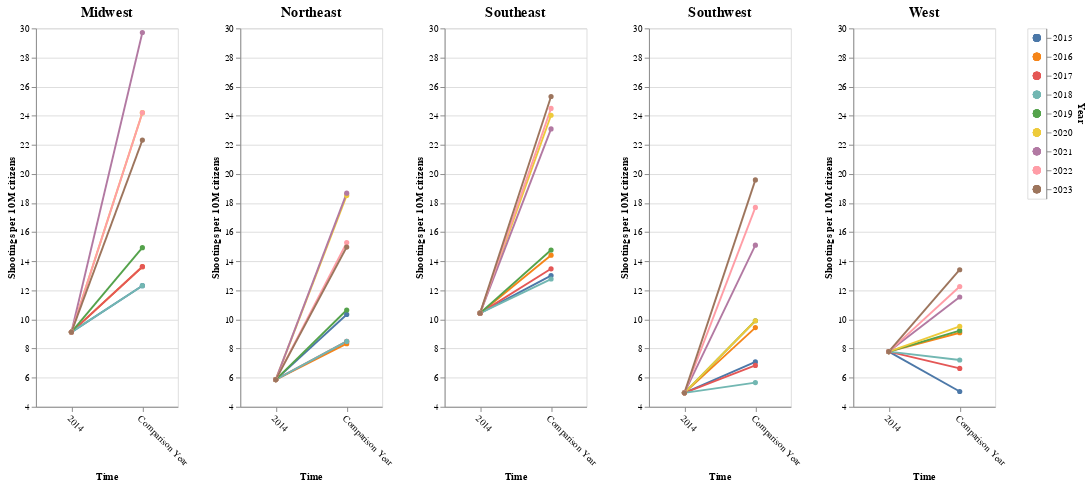

Here is the notebook cell this chart was saved with:
### Markdown cell above
**Slopechart plotting**

### Code cell
select_year = alt.selection_point(encodings = ['color'])

color = alt.condition(select_year,
                      alt.Color('Year:N', legend = None),
                      alt.value('rgba(169, 169, 169, 0.3)')) # different color and lower opacity

slopecharts_regions = list()
region_dfs = [mass_shootings_midwest, mass_shootings_northeast, mass_shootings_southeast, mass_shootings_southwest, mass_shootings_west]
region_names = ['Midwest', 'Northeast', 'Southeast', 'Southwest', 'West']

for i in range(len(region_dfs)):
    df = region_dfs[i]
    region = region_names[i]

    slopechart = alt.Chart(df).mark_line(point = True).encode(
        x = alt.X('Comparison:N',
                  title = 'Time',
                  axis = alt.Axis(labelAngle = 45)), # horizontal placement for better readibility
        y = alt.Y('Shootings per 10M citizens:Q',
              scale = alt.Scale(domain = [4,30]),
              title = 'Shootings per 10M citizens'),
        color = color,
        tooltip = 'Shootings per 10M citizens:Q'
    ).properties(title = alt.TitleParams(
        text = f'{region}',
        fontSize = 15,
        color = 'black',
        fontWeight='bold'),
                 width = 150,
                 height = 400
    ).add_params(select_year)

    slopecharts_regions.append(slopechart)

legend = alt.Chart(mass_shootings_regions).mark_circle(size = 70).encode(
    alt.Y('Year:N').axis(orient='right'),
    color = color,
).add_params(select_year)

Q2_slopecharts = alt.hconcat(*slopecharts_regions)
Q2_slopecharts_final = Q2_slopecharts | legend
Q2_slopecharts_final

### Figure 1 — Vega-Lite specification as saved in the notebook (floating-point values rounded to 4 significant figures)
{"config": {"view": {"continuousWidth": 300, "continuousHeight": 300}}, "hconcat": [{"data": {"name": "data-e469faecc0c52c2a9ba306e24687dbc8"}, "mark": {"type": "line", "point": true}, "encoding": {"color": {"condition": {"param": "param_37", "field": "Year", "legend": null, "type": "nominal"}, "value": "rgba(169, 169, 169, 0.3)"}, "tooltip": {"field": "Shootings per 10M citizens", "type": "quantitative"}, "x": {"axis": {"labelAngle": 45}, "field": "Comparison", "title": "Time", "type": "nominal"}, "y": {"field": "Shootings per 10M citizens", "scale": {"domain": [4, 30]}, "title": "Shootings per 10M citizens", "type": "quantitative"}}, "height": 400, "name": "view_199", "title": {"text": "Midwest", "color": "black", "fontSize": 15, "fontWeight": "bold"}, "width": 150}, {"data": {"name": "data-b296f9a8bbbafa5f88b9c7c2c27a3a7d"}, "mark": {"type": "line", "point": true}, "encoding": {"color": {"condition": {"param": "param_37", "field": "Year", "legend": null, "type": "nominal"}, "value": "rgba(169, 169, 169, 0.3)"}, "tooltip": {"field": "Shootings per 10M citizens", "type": "quantitative"}, "x": {"axis": {"labelAngle": 45}, "field": "Comparison", "title": "Time", "type": "nominal"}, "y": {"field": "Shootings per 10M citizens", "scale": {"domain": [4, 30]}, "title": "Shootings per 10M citizens", "type": "quantitative"}}, "height": 400, "name": "view_200", "title": {"text": "Northeast", "color": "black", "fontSize": 15, "fontWeight": "bold"}, "width": 150}, {"data": {"name": "data-a1efab011cce67ede3f51baa02968fc3"}, "mark": {"type": "line", "point": true}, "encoding": {"color": {"condition": {"param": "param_37", "field": "Year", "legend": null, "type": "nominal"}, "value": "rgba(169, 169, 169, 0.3)"}, "tooltip": {"field": "Shootings per 10M citizens", "type": "quantitative"}, "x": {"axis": {"labelAngle": 45}, "field": "Comparison", "title": "Time", "type": "nominal"}, "y": {"field": "Shootings per 10M citizens", "scale": {"domain": [4, 30]}, "title": "Shootings per 10M citizens", "type": "quantitative"}}, "height": 400, "name": "view_201", "title": {"text": "Southeast", "color": "black", "fontSize": 15, "fontWeight": "bold"}, "width": 150}, {"data": {"name": "data-d039ec7ee299028166ecefd5c011b65a"}, "mark": {"type": "line", "point": true}, "encoding": {"color": {"condition": {"param": "param_37", "field": "Year", "legend": null, "type": "nominal"}, "value": "rgba(169, 169, 169, 0.3)"}, "tooltip": {"field": "Shootings per 10M citizens", "type": "quantitative"}, "x": {"axis": {"labelAngle": 45}, "field": "Comparison", "title": "Time", "type": "nominal"}, "y": {"field": "Shootings per 10M citizens", "scale": {"domain": [4, 30]}, "title": "Shootings per 10M citizens", "type": "quantitative"}}, "height": 400, "name": "view_202", "title": {"text": "Southwest", "color": "black", "fontSize": 15, "fontWeight": "bold"}, "width": 150}, {"data": {"name": "data-cff194c40defb84c8248a5f47f37b3a5"}, "mark": {"type": "line", "point": true}, "encoding": {"color": {"condition": {"param": "param_37", "field": "Year", "legend": null, "type": "nominal"}, "value": "rgba(169, 169, 169, 0.3)"}, "tooltip": {"field": "Shootings per 10M citizens", "type": "quantitative"}, "x": {"axis": {"labelAngle": 45}, "field": "Comparison", "title": "Time", "type": "nominal"}, "y": {"field": "Shootings per 10M citizens", "scale": {"domain": [4, 30]}, "title": "Shootings per 10M citizens", "type": "quantitative"}}, "height": 400, "name": "view_203", "title": {"text": "West", "color": "black", "fontSize": 15, "fontWeight": "bold"}, "width": 150}, {"data": {"name": "data-6a229ef8028a837cc4092b7f2d0230b2"}, "mark": {"type": "circle", "size": 70}, "encoding": {"color": {"condition": {"param": "param_37", "field": "Year", "legend": null, "type": "nominal"}, "value": "rgba(169, 169, 169, 0.3)"}, "y": {"axis": {"orient": "right"}, "field": "Year", "type": "nominal"}}, "name": "view_204"}], "params": [{"name": "param_37", "select": {"type": "point", "encodings": ["color"]}, "views": ["view_199", "view_200", "view_201", "view_202", "view_203", "view_204"]}], "$schema": "https://vega.github.io/schema/vega-lite/v5.20.1.json", "datasets": {"data-e469faecc0c52c2a9ba306e24687dbc8": [{"Region": "Midwest", "Year": 2015, "Shootings per 10M citizens": 12.32, "Comparison": "Comparison Year"}, {"Region": "Midwest", "Year": 2016, "Shootings per 10M citizens": 13.63, "Comparison": "Comparison Year"}, {"Region": "Midwest", "Year": 2017, "Shootings per 10M citizens": 13.63, "Comparison": "Comparison Year"}, {"Region": "Midwest", "Year": 2018, "Shootings per 10M citizens": 12.32, "Comparison": "Comparison Year"}, {"Region": "Midwest", "Year": 2019, "Shootings per 10M citizens": 14.93, "Comparison": "Comparison Year"}, {"Region": "Midwest", "Year": 2020, "Shootings per 10M citizens": 24.21, "Comparison": "Comparison Year"}, {"Region": "Midwest", "Year": 2021, "Shootings per 10M citizens": 29.72, "Comparison": "Comparison Year"}, {"Region": "Midwest", "Year": 2022, "Shootings per 10M citizens": 24.21, "Comparison": "Comparison Year"}, {"Region": "Midwest", "Year": 2023, "Shootings per 10M citizens": 22.32, "Comparison": "Comparison Year"}, {"Region": "Midwest", "Year": 2015, "Shootings per 10M citizens": 9.132, "Comparison": "2014"}, {"Region": "Midwest", "Year": 2016, "Shootings per 10M citizens": 9.132, "Comparison": "2014"}, {"Region": "Midwest", "Year": 2017, "Shootings per 10M citizens": 9.132, "Comparison": "2014"}, {"Region": "Midwest", "Year": 2018, "Shootings per 10M citizens": 9.132, "Comparison": "2014"}, {"Region": "Midwest", "Year": 2019, "Shootings per 10M citizens": 9.132, "Comparison": "2014"}, {"Region": "Midwest", "Year": 2020, "Shootings per 10M citizens": 9.132, "Comparison": "2014"}, {"Region": "Midwest", "Year": 2021, "Shootings per 10M citizens": 9.132, "Comparison": "2014"}, {"Region": "Midwest", "Year": 2022, "Shootings per 10M citizens": 9.132, "Comparison": "2014"}, {"Region": "Midwest", "Year": 2023, "Shootings per 10M citizens": 9.132, "Comparison": "2014"}], "data-b296f9a8bbbafa5f88b9c7c2c27a3a7d": [{"Region": "Northeast", "Year": 2015, "Shootings per 10M citizens": 10.34, "Comparison": "Comparison Year"}, {"Region": "Northeast", "Year": 2016, "Shootings per 10M citizens": 8.336, "Comparison": "Comparison Year"}, {"Region": "Northeast", "Year": 2017, "Shootings per 10M citizens": 8.491, "Comparison": "Comparison Year"}, {"Region": "Northeast", "Year": 2018, "Shootings per 10M citizens": 8.491, "Comparison": "Comparison Year"}, {"Region": "Northeast", "Year": 2019, "Shootings per 10M citizens": 10.65, "Comparison": "Comparison Year"}, {"Region": "Northeast", "Year": 2020, "Shootings per 10M citizens": 18.53, "Comparison": "Comparison Year"}, {"Region": "Northeast", "Year": 2021, "Shootings per 10M citizens": 18.68, "Comparison": "Comparison Year"}, {"Region": "Northeast", "Year": 2022, "Shootings per 10M citizens": 15.28, "Comparison": "Comparison Year"}, {"Region": "Northeast", "Year": 2023, "Shootings per 10M citizens": 14.97, "Comparison": "Comparison Year"}, {"Region": "Northeast", "Year": 2015, "Shootings per 10M citizens": 5.866, "Comparison": "2014"}, {"Region": "Northeast", "Year": 2016, "Shootings per 10M citizens": 5.866, "Comparison": "2014"}, {"Region": "Northeast", "Year": 2017, "Shootings per 10M citizens": 5.866, "Comparison": "2014"}, {"Region": "Northeast", "Year": 2018, "Shootings per 10M citizens": 5.866, "Comparison": "2014"}, {"Region": "Northeast", "Year": 2019, "Shootings per 10M citizens": 5.866, "Comparison": "2014"}, {"Region": "Northeast", "Year": 2020, "Shootings per 10M citizens": 5.866, "Comparison": "2014"}, {"Region": "Northeast", "Year": 2021, "Shootings per 10M citizens": 5.866, "Comparison": "2014"}, {"Region": "Northeast", "Year": 2022, "Shootings per 10M citizens": 5.866, "Comparison": "2014"}, {"Region": "Northeast", "Year": 2023, "Shootings per 10M citizens": 5.866, "Comparison": "2014"}], "data-a1efab011cce67ede3f51baa02968fc3": [{"Region": "Southeast", "Year": 2015, "Shootings per 10M citizens": 13.01, "Comparison": "Comparison Year"}, {"Region": "Southeast", "Year": 2016, "Shootings per 10M citizens": 14.42, "Comparison": "Comparison Year"}, {"Region": "Southeast", "Year": 2017, "Shootings per 10M citizens": 13.48, "Comparison": "Comparison Year"}, {"Region": "Southeast", "Year": 2018, "Shootings per 10M citizens": 12.78, "Comparison": "Comparison Year"}, {"Region": "Southeast", "Year": 2019, "Shootings per 10M citizens": 14.77, "Comparison": "Comparison Year"}, {"Region": "Southeast", "Year": 2020, "Shootings per 10M citizens": 24.03, "Comparison": "Comparison Year"}, {"Region": "Southeast", "Year": 2021, "Shootings per 10M citizens": 23.09, "Comparison": "Comparison Year"}, {"Region": "Southeast", "Year": 2022, "Shootings per 10M citizens": 24.5, "Comparison": "Comparison Year"}, {"Region": "Southeast", "Year": 2023, "Shootings per 10M citizens": 25.32, "Comparison": "Comparison Year"}, {"Region": "Southeast", "Year": 2015, "Shootings per 10M citizens": 10.43, "Comparison": "2014"}, {"Region": "Southeast", "Year": 2016, "Shootings per 10M citizens": 10.43, "Comparison": "2014"}, {"Region": "Southeast", "Year": 2017, "Shootings per 10M citizens": 10.43, "Comparison": "2014"}, {"Region": "Southeast", "Year": 2018, "Shootings per 10M citizens": 10.43, "Comparison": "2014"}, {"Region": "Southeast", "Year": 2019, "Shootings per 10M citizens": 10.43, "Comparison": "2014"}, {"Region": "Southeast", "Year": 2020, "Shootings per 10M citizens": 10.43, "Comparison": "2014"}, {"Region": "Southeast", "Year": 2021, "Shootings per 10M citizens": 10.43, "Comparison": "2014"}, {"Region": "Southeast", "Year": 2022, "Shootings per 10M citizens": 10.43, "Comparison": "2014"}, {"Region": "Southeast", "Year": 2023, "Shootings per 10M citizens": 10.43, "Comparison": "2014"}], "data-d039ec7ee299028166ecefd5c011b65a": [{"Region": "Southwest", "Year": 2015, "Shootings per 10M citizens": 7.08, "Comparison": "Comparison Year"}, {"Region": "Southwest", "Year": 2016, "Shootings per 10M citizens": 9.44, "Comparison": "Comparison Year"}, {"Region": "Southwest", "Year": 2017, "Shootings per 10M citizens": 6.844, "Comparison": "Comparison Year"}, {"Region": "Southwest", "Year": 2018, "Shootings per 10M citizens": 5.664, "Comparison": "Comparison Year"}, {"Region": "Southwest", "Year": 2019, "Shootings per 10M citizens": 9.912, "Comparison": "Comparison Year"}, {"Region": "Southwest", "Year": 2020, "Shootings per 10M citizens": 9.912, "Comparison": "Comparison Year"}, {"Region": "Southwest", "Year": 2021, "Shootings per 10M citizens": 15.1, "Comparison": "Comparison Year"}, {"Region": "Southwest", "Year": 2022, "Shootings per 10M citizens": 17.7, "Comparison": "Comparison Year"}, {"Region": "Southwest", "Year": 2023, "Shootings per 10M citizens": 19.59, "Comparison": "Comparison Year"}, {"Region": "Southwest", "Year": 2015, "Shootings per 10M citizens": 4.956, "Comparison": "2014"}, {"Region": "Southwest", "Year": 2016, "Shootings per 10M citizens": 4.956, "Comparison": "2014"}, {"Region": "Southwest", "Year": 2017, "Shootings per 10M citizens": 4.956, "Comparison": "2014"}, {"Region": "Southwest", "Year": 2018, "Shootings per 10M citizens": 4.956, "Comparison": "2014"}, {"Region": "Southwest", "Year": 2019, "Shootings per 10M citizens": 4.956, "Comparison": "2014"}, {"Region": "Southwest", "Year": 2020, "Shootings per 10M citizens": 4.956, "Comparison": "2014"}, {"Region": "Southwest", "Year": 2021, "Shootings per 10M citizens": 4.956, "Comparison": "2014"}, {"Region": "Southwest", "Year": 2022, "Shootings per 10M citizens": 4.956, "Comparison": "2014"}, {"Region": "Southwest", "Year": 2023, "Shootings per 10M citizens": 4.956, "Comparison": "2014"}], "data-cff194c40defb84c8248a5f47f37b3a5": [{"Region": "West", "Year": 2015, "Shootings per 10M citizens": 5.049, "Comparison": "Comparison Year"}, {"Region": "West", "Year": 2016, "Shootings per 10M citizens": 9.088, "Comparison": "Comparison Year"}, {"Region": "West", "Year": 2017, "Shootings per 10M citizens": 6.636, "Comparison": "Comparison Year"}, {"Region": "West", "Year": 2018, "Shootings per 10M citizens": 7.213, "Comparison": "Comparison Year"}, {"Region": "West", "Year": 2019, "Shootings per 10M citizens": 9.233, "Comparison": "Comparison Year"}, {"Region": "West", "Year": 2020, "Shootings per 10M citizens": 9.521, "Comparison": "Comparison Year"}, {"Region": "West", "Year": 2021, "Shootings per 10M citizens": 11.54, "Comparison": "Comparison Year"}, {"Region": "West", "Year": 2022, "Shootings per 10M citizens": 12.26, "Comparison": "Comparison Year"}, {"Region": "West", "Year": 2023, "Shootings per 10M citizens": 13.42, "Comparison": "Comparison Year"}, {"Region": "West", "Year": 2015, "Shootings per 10M citizens": 7.79, "Comparison": "2014"}, {"Region": "West", "Year": 2016, "Shootings per 10M citizens": 7.79, "Comparison": "2014"}, {"Region": "West", "Year": 2017, "Shootings per 10M citizens": 7.79, "Comparison": "2014"}, {"Region": "West", "Year": 2018, "Shootings per 10M citizens": 7.79, "Comparison": "2014"}, {"Region": "West", "Year": 2019, "Shootings per 10M citizens": 7.79, "Comparison": "2014"}, {"Region": "West", "Year": 2020, "Shootings per 10M citizens": 7.79, "Comparison": "2014"}, {"Region": "West", "Year": 2021, "Shootings per 10M citizens": 7.79, "Comparison": "2014"}, {"Region": "West", "Year": 2022, "Shootings per 10M citizens": 7.79, "Comparison": "2014"}, {"Region": "West", "Year": 2023, "Shootings per 10M citizens": 7.79, "Comparison": "2014"}], "data-6a229ef8028a837cc4092b7f2d0230b2": [{"Region": "Midwest", "Year": 2015, "Shootings per 10M citizens": 12.32, "Comparison": "Comparison Year"}, {"Region": "Midwest", "Year": 2016, "Shootings per 10M citizens": 13.63, "Comparison": "Comparison Year"}, {"Region": "Midwest", "Year": 2017, "Shootings per 10M citizens": 13.63, "Comparison": "Comparison Year"}, {"Region": "Midwest", "Year": 2018, "Shootings per 10M citizens": 12.32, "Comparison": "Comparison Year"}, {"Region": "Midwest", "Year": 2019, "Shootings per 10M citizens": 14.93, "Comparison": "Comparison Year"}, {"Region": "Midwest", "Year": 2020, "Shootings per 10M citizens": 24.21, "Comparison": "Comparison Year"}, {"Region": "Midwest", "Year": 2021, "Shootings per 10M citizens": 29.72, "Comparison": "Comparison Year"}, {"Region": "Midwest", "Year": 2022, "Shootings per 10M citizens": 24.21, "Comparison": "Comparison Year"}, {"Region": "Midwest", "Year": 2023, "Shootings per 10M citizens": 22.32, "Comparison": "Comparison Year"}, {"Region": "Northeast", "Year": 2015, "Shootings per 10M citizens": 10.34, "Comparison": "Comparison Year"}, {"Region": "Northeast", "Year": 2016, "Shootings per 10M citizens": 8.336, "Comparison": "Comparison Year"}, {"Region": "Northeast", "Year": 2017, "Shootings per 10M citizens": 8.491, "Comparison": "Comparison Year"}, {"Region": "Northeast", "Year": 2018, "Shootings per 10M citizens": 8.491, "Comparison": "Comparison Year"}, {"Region": "Northeast", "Year": 2019, "Shootings per 10M citizens": 10.65, "Comparison": "Comparison Year"}, {"Region": "Northeast", "Year": 2020, "Shootings per 10M citizens": 18.53, "Comparison": "Comparison Year"}, {"Region": "Northeast", "Year": 2021, "Shootings per 10M citizens": 18.68, "Comparison": "Comparison Year"}, {"Region": "Northeast", "Year": 2022, "Shootings per 10M citizens": 15.28, "Comparison": "Comparison Year"}, {"Region": "Northeast", "Year": 2023, "Shootings per 10M citizens": 14.97, "Comparison": "Comparison Year"}, {"Region": "Southeast", "Year": 2015, "Shootings per 10M citizens": 13.01, "Comparison": "Comparison Year"}, {"Region": "Southeast", "Year": 2016, "Shootings per 10M citizens": 14.42, "Comparison": "Comparison Year"}, {"Region": "Southeast", "Year": 2017, "Shootings per 10M citizens": 13.48, "Comparison": "Comparison Year"}, {"Region": "Southeast", "Year": 2018, "Shootings per 10M citizens": 12.78, "Comparison": "Comparison Year"}, {"Region": "Southeast", "Year": 2019, "Shootings per 10M citizens": 14.77, "Comparison": "Comparison Year"}, {"Region": "Southeast", "Year": 2020, "Shootings per 10M citizens": 24.03, "Comparison": "Comparison Year"}, {"Region": "Southeast", "Year": 2021, "Shootings per 10M citizens": 23.09, "Comparison": "Comparison Year"}, {"Region": "Southeast", "Year": 2022, "Shootings per 10M citizens": 24.5, "Comparison": "Comparison Year"}, {"Region": "Southeast", "Year": 2023, "Shootings per 10M citizens": 25.32, "Comparison": "Comparison Year"}, {"Region": "Southwest", "Year": 2015, "Shootings per 10M citizens": 7.08, "Comparison": "Comparison Year"}, {"Region": "Southwest", "Year": 2016, "Shootings per 10M citizens": 9.44, "Comparison": "Comparison Year"}, {"Region": "Southwest", "Year": 2017, "Shootings per 10M citizens": 6.844, "Comparison": "Comparison Year"}, {"Region": "Southwest", "Year": 2018, "Shootings per 10M citizens": 5.664, "Comparison": "Comparison Year"}, {"Region": "Southwest", "Year": 2019, "Shootings per 10M citizens": 9.912, "Comparison": "Comparison Year"}, {"Region": "Southwest", "Year": 2020, "Shootings per 10M citizens": 9.912, "Comparison": "Comparison Year"}, {"Region": "Southwest", "Year": 2021, "Shootings per 10M citizens": 15.1, "Comparison": "Comparison Year"}, {"Region": "Southwest", "Year": 2022, "Shootings per 10M citizens": 17.7, "Comparison": "Comparison Year"}, {"Region": "Southwest", "Year": 2023, "Shootings per 10M citizens": 19.59, "Comparison": "Comparison Year"}, {"Region": "West", "Year": 2015, "Shootings per 10M citizens": 5.049, "Comparison": "Comparison Year"}, {"Region": "West", "Year": 2016, "Shootings per 10M citizens": 9.088, "Comparison": "Comparison Year"}, {"Region": "West", "Year": 2017, "Shootings per 10M citizens": 6.636, "Comparison": "Comparison Year"}, {"Region": "West", "Year": 2018, "Shootings per 10M citizens": 7.213, "Comparison": "Comparison Year"}, {"Region": "West", "Year": 2019, "Shootings per 10M citizens": 9.233, "Comparison": "Comparison Year"}, {"Region": "West", "Year": 2020, "Shootings per 10M citizens": 9.521, "Comparison": "Comparison Year"}, {"Region": "West", "Year": 2021, "Shootings per 10M citizens": 11.54, "Comparison": "Comparison Year"}, {"Region": "West", "Year": 2022, "Shootings per 10M citizens": 12.26, "Comparison": "Comparison Year"}, {"Region": "West", "Year": 2023, "Shootings per 10M citizens": 13.42, "Comparison": "Comparison Year"}, {"Region": "Midwest", "Year": 2015, "Shootings per 10M citizens": 9.132, "Comparison": "2014"}, {"Region": "Midwest", "Year": 2016, "Shootings per 10M citizens": 9.132, "Comparison": "2014"}, {"Region": "Midwest", "Year": 2017, "Shootings per 10M citizens": 9.132, "Comparison": "2014"}, {"Region": "Midwest", "Year": 2018, "Shootings per 10M citizens": 9.132, "Comparison": "2014"}, {"Region": "Midwest", "Year": 2019, "Shootings per 10M citizens": 9.132, "Comparison": "2014"}, {"Region": "Midwest", "Year": 2020, "Shootings per 10M citizens": 9.132, "Comparison": "2014"}, {"Region": "Midwest", "Year": 2021, "Shootings per 10M citizens": 9.132, "Comparison": "2014"}, {"Region": "Midwest", "Year": 2022, "Shootings per 10M citizens": 9.132, "Comparison": "2014"}, {"Region": "Midwest", "Year": 2023, "Shootings per 10M citizens": 9.132, "Comparison": "2014"}, {"Region": "Northeast", "Year": 2015, "Shootings per 10M citizens": 5.866, "Comparison": "2014"}, {"Region": "Northeast", "Year": 2016, "Shootings per 10M citizens": 5.866, "Comparison": "2014"}, {"Region": "Northeast", "Year": 2017, "Shootings per 10M citizens": 5.866, "Comparison": "2014"}, {"Region": "Northeast", "Year": 2018, "Shootings per 10M citizens": 5.866, "Comparison": "2014"}, {"Region": "Northeast", "Year": 2019, "Shootings per 10M citizens": 5.866, "Comparison": "2014"}, {"Region": "Northeast", "Year": 2020, "Shootings per 10M citizens": 5.866, "Comparison": "2014"}, {"Region": "Northeast", "Year": 2021, "Shootings per 10M citizens": 5.866, "Comparison": "2014"}, {"Region": "Northeast", "Year": 2022, "Shootings per 10M citizens": 5.866, "Comparison": "2014"}, {"Region": "Northeast", "Year": 2023, "Shootings per 10M citizens": 5.866, "Comparison": "2014"}, {"Region": "Southeast", "Year": 2015, "Shootings per 10M citizens": 10.43, "Comparison": "2014"}, {"Region": "Southeast", "Year": 2016, "Shootings per 10M citizens": 10.43, "Comparison": "2014"}, {"Region": "Southeast", "Year": 2017, "Shootings per 10M citizens": 10.43, "Comparison": "2014"}, {"Region": "Southeast", "Year": 2018, "Shootings per 10M citizens": 10.43, "Comparison": "2014"}, {"Region": "Southeast", "Year": 2019, "Shootings per 10M citizens": 10.43, "Comparison": "2014"}, {"Region": "Southeast", "Year": 2020, "Shootings per 10M citizens": 10.43, "Comparison": "2014"}, {"Region": "Southeast", "Year": 2021, "Shootings per 10M citizens": 10.43, "Comparison": "2014"}, {"Region": "Southeast", "Year": 2022, "Shootings per 10M citizens": 10.43, "Comparison": "2014"}, {"Region": "Southeast", "Year": 2023, "Shootings per 10M citizens": 10.43, "Comparison": "2014"}, {"Region": "Southwest", "Year": 2015, "Shootings per 10M citizens": 4.956, "Comparison": "2014"}, {"Region": "Southwest", "Year": 2016, "Shootings per 10M citizens": 4.956, "Comparison": "2014"}, {"Region": "Southwest", "Year": 2017, "Shootings per 10M citizens": 4.956, "Comparison": "2014"}, {"Region": "Southwest", "Year": 2018, "Shootings per 10M citizens": 4.956, "Comparison": "2014"}, {"Region": "Southwest", "Year": 2019, "Shootings per 10M citizens": 4.956, "Comparison": "2014"}, {"Region": "Southwest", "Year": 2020, "Shootings per 10M citizens": 4.956, "Comparison": "2014"}, {"Region": "Southwest", "Year": 2021, "Shootings per 10M citizens": 4.956, "Comparison": "2014"}, {"Region": "Southwest", "Year": 2022, "Shootings per 10M citizens": 4.956, "Comparison": "2014"}, {"Region": "Southwest", "Year": 2023, "Shootings per 10M citizens": 4.956, "Comparison": "2014"}, {"Region": "West", "Year": 2015, "Shootings per 10M citizens": 7.79, "Comparison": "2014"}, {"Region": "West", "Year": 2016, "Shootings per 10M citizens": 7.79, "Comparison": "2014"}, {"Region": "West", "Year": 2017, "Shootings per 10M citizens": 7.79, "Comparison": "2014"}, {"Region": "West", "Year": 2018, "Shootings per 10M citizens": 7.79, "Comparison": "2014"}, {"Region": "West", "Year": 2019, "Shootings per 10M citizens": 7.79, "Comparison": "2014"}, {"Region": "West", "Year": 2020, "Shootings per 10M citizens": 7.79, "Comparison": "2014"}, {"Region": "West", "Year": 2021, "Shootings per 10M citizens": 7.79, "Comparison": "2014"}, {"Region": "West", "Year": 2022, "Shootings per 10M citizens": 7.79, "Comparison": "2014"}, {"Region": "West", "Year": 2023, "Shootings per 10M citizens": 7.79, "Comparison": "2014"}]}}
